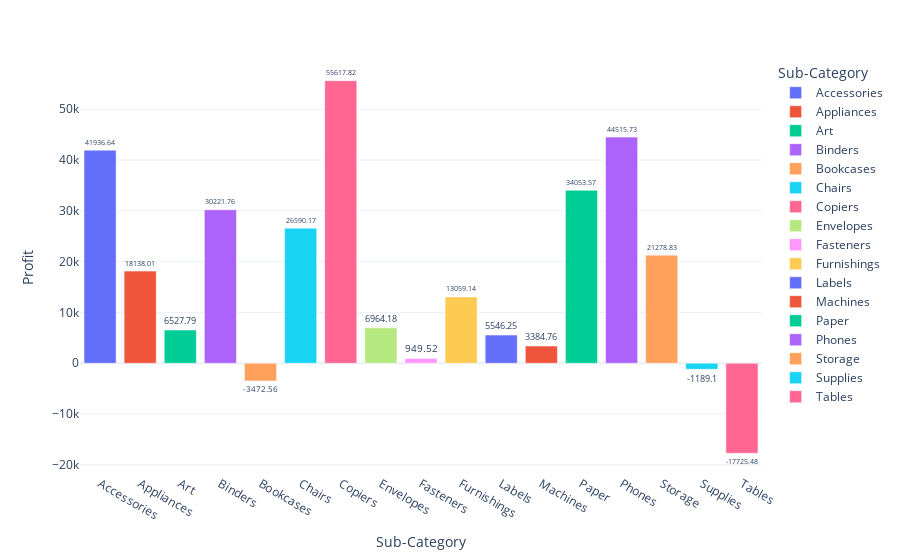

Source (notebook cell):
### Code cell
subCategoryProfitsfig=px.bar(subCategoryProfits,
                            x='Sub-Category',
                            y='Profit',
                            color='Sub-Category',
                            text=subCategoryProfits['Profit'].round(2) )
subCategoryProfitsfig.update_traces(  
    textposition='outside')
subCategoryProfitsfig.show()

### Figure 1 — Plotly figure (JSON) as saved in the notebook; plotly's stock layout.template omitted (floating-point values rounded to 4 significant figures)
{"data": [{"alignmentgroup": "True", "hovertemplate": "Sub-Category=%{x}<br>Profit=%{y}<br>text=%{text}<extra></extra>", "legendgroup": "Accessories", "marker": {"color": "#636efa", "pattern": {"shape": ""}}, "name": "Accessories", "offsetgroup": "Accessories", "orientation": "v", "showlegend": true, "text": [41940.0], "textposition": "outside", "type": "bar", "x": ["Accessories"], "xaxis": "x", "y": [41940.0], "yaxis": "y"}, {"alignmentgroup": "True", "hovertemplate": "Sub-Category=%{x}<br>Profit=%{y}<br>text=%{text}<extra></extra>", "legendgroup": "Appliances", "marker": {"color": "#EF553B", "pattern": {"shape": ""}}, "name": "Appliances", "offsetgroup": "Appliances", "orientation": "v", "showlegend": true, "text": [18140.0], "textposition": "outside", "type": "bar", "x": ["Appliances"], "xaxis": "x", "y": [18140.0], "yaxis": "y"}, {"alignmentgroup": "True", "hovertemplate": "Sub-Category=%{x}<br>Profit=%{y}<br>text=%{text}<extra></extra>", "legendgroup": "Art", "marker": {"color": "#00cc96", "pattern": {"shape": ""}}, "name": "Art", "offsetgroup": "Art", "orientation": "v", "showlegend": true, "text": [6528.0], "textposition": "outside", "type": "bar", "x": ["Art"], "xaxis": "x", "y": [6528.0], "yaxis": "y"}, {"alignmentgroup": "True", "hovertemplate": "Sub-Category=%{x}<br>Profit=%{y}<br>text=%{text}<extra></extra>", "legendgroup": "Binders", "marker": {"color": "#ab63fa", "pattern": {"shape": ""}}, "name": "Binders", "offsetgroup": "Binders", "orientation": "v", "showlegend": true, "text": [30220.0], "textposition": "outside", "type": "bar", "x": ["Binders"], "xaxis": "x", "y": [30220.0], "yaxis": "y"}, {"alignmentgroup": "True", "hovertemplate": "Sub-Category=%{x}<br>Profit=%{y}<br>text=%{text}<extra></extra>", "legendgroup": "Bookcases", "marker": {"color": "#FFA15A", "pattern": {"shape": ""}}, "name": "Bookcases", "offsetgroup": "Bookcases", "orientation": "v", "showlegend": true, "text": [-3473.0], "textposition": "outside", "type": "bar", "x": ["Bookcases"], "xaxis": "x", "y": [-3473.0], "yaxis": "y"}, {"alignmentgroup": "True", "hovertemplate": "Sub-Category=%{x}<br>Profit=%{y}<br>text=%{text}<extra></extra>", "legendgroup": "Chairs", "marker": {"color": "#19d3f3", "pattern": {"shape": ""}}, "name": "Chairs", "offsetgroup": "Chairs", "orientation": "v", "showlegend": true, "text": [26590.0], "textposition": "outside", "type": "bar", "x": ["Chairs"], "xaxis": "x", "y": [26590.0], "yaxis": "y"}, {"alignmentgroup": "True", "hovertemplate": "Sub-Category=%{x}<br>Profit=%{y}<br>text=%{text}<extra></extra>", "legendgroup": "Copiers", "marker": {"color": "#FF6692", "pattern": {"shape": ""}}, "name": "Copiers", "offsetgroup": "Copiers", "orientation": "v", "showlegend": true, "text": [55620.0], "textposition": "outside", "type": "bar", "x": ["Copiers"], "xaxis": "x", "y": [55620.0], "yaxis": "y"}, {"alignmentgroup": "True", "hovertemplate": "Sub-Category=%{x}<br>Profit=%{y}<br>text=%{text}<extra></extra>", "legendgroup": "Envelopes", "marker": {"color": "#B6E880", "pattern": {"shape": ""}}, "name": "Envelopes", "offsetgroup": "Envelopes", "orientation": "v", "showlegend": true, "text": [6964.0], "textposition": "outside", "type": "bar", "x": ["Envelopes"], "xaxis": "x", "y": [6964.0], "yaxis": "y"}, {"alignmentgroup": "True", "hovertemplate": "Sub-Category=%{x}<br>Profit=%{y}<br>text=%{text}<extra></extra>", "legendgroup": "Fasteners", "marker": {"color": "#FF97FF", "pattern": {"shape": ""}}, "name": "Fasteners", "offsetgroup": "Fasteners", "orientation": "v", "showlegend": true, "text": [949.5], "textposition": "outside", "type": "bar", "x": ["Fasteners"], "xaxis": "x", "y": [949.5], "yaxis": "y"}, {"alignmentgroup": "True", "hovertemplate": "Sub-Category=%{x}<br>Profit=%{y}<br>text=%{text}<extra></extra>", "legendgroup": "Furnishings", "marker": {"color": "#FECB52", "pattern": {"shape": ""}}, "name": "Furnishings", "offsetgroup": "Furnishings", "orientation": "v", "showlegend": true, "text": [13060.0], "textposition": "outside", "type": "bar", "x": ["Furnishings"], "xaxis": "x", "y": [13060.0], "yaxis": "y"}, {"alignmentgroup": "True", "hovertemplate": "Sub-Category=%{x}<br>Profit=%{y}<br>text=%{text}<extra></extra>", "legendgroup": "Labels", "marker": {"color": "#636efa", "pattern": {"shape": ""}}, "name": "Labels", "offsetgroup": "Labels", "orientation": "v", "showlegend": true, "text": [5546.0], "textposition": "outside", "type": "bar", "x": ["Labels"], "xaxis": "x", "y": [5546.0], "yaxis": "y"}, {"alignmentgroup": "True", "hovertemplate": "Sub-Category=%{x}<br>Profit=%{y}<br>text=%{text}<extra></extra>", "legendgroup": "Machines", "marker": {"color": "#EF553B", "pattern": {"shape": ""}}, "name": "Machines", "offsetgroup": "Machines", "orientation": "v", "showlegend": true, "text": [3385.0], "textposition": "outside", "type": "bar", "x": ["Machines"], "xaxis": "x", "y": [3385.0], "yaxis": "y"}, {"alignmentgroup": "True", "hovertemplate": "Sub-Category=%{x}<br>Profit=%{y}<br>text=%{text}<extra></extra>", "legendgroup": "Paper", "marker": {"color": "#00cc96", "pattern": {"shape": ""}}, "name": "Paper", "offsetgroup": "Paper", "orientation": "v", "showlegend": true, "text": [34050.0], "textposition": "outside", "type": "bar", "x": ["Paper"], "xaxis": "x", "y": [34050.0], "yaxis": "y"}, {"alignmentgroup": "True", "hovertemplate": "Sub-Category=%{x}<br>Profit=%{y}<br>text=%{text}<extra></extra>", "legendgroup": "Phones", "marker": {"color": "#ab63fa", "pattern": {"shape": ""}}, "name": "Phones", "offsetgroup": "Phones", "orientation": "v", "showlegend": true, "text": [44520.0], "textposition": "outside", "type": "bar", "x": ["Phones"], "xaxis": "x", "y": [44520.0], "yaxis": "y"}, {"alignmentgroup": "True", "hovertemplate": "Sub-Category=%{x}<br>Profit=%{y}<br>text=%{text}<extra></extra>", "legendgroup": "Storage", "marker": {"color": "#FFA15A", "pattern": {"shape": ""}}, "name": "Storage", "offsetgroup": "Storage", "orientation": "v", "showlegend": true, "text": [21280.0], "textposition": "outside", "type": "bar", "x": ["Storage"], "xaxis": "x", "y": [21280.0], "yaxis": "y"}, {"alignmentgroup": "True", "hovertemplate": "Sub-Category=%{x}<br>Profit=%{y}<br>text=%{text}<extra></extra>", "legendgroup": "Supplies", "marker": {"color": "#19d3f3", "pattern": {"shape": ""}}, "name": "Supplies", "offsetgroup": "Supplies", "orientation": "v", "showlegend": true, "text": [-1189.0], "textposition": "outside", "type": "bar", "x": ["Supplies"], "xaxis": "x", "y": [-1189.0], "yaxis": "y"}, {"alignmentgroup": "True", "hovertemplate": "Sub-Category=%{x}<br>Profit=%{y}<br>text=%{text}<extra></extra>", "legendgroup": "Tables", "marker": {"color": "#FF6692", "pattern": {"shape": ""}}, "name": "Tables", "offsetgroup": "Tables", "orientation": "v", "showlegend": true, "text": [-17730.0], "textposition": "outside", "type": "bar", "x": ["Tables"], "xaxis": "x", "y": [-17730.0], "yaxis": "y"}], "layout": {"autosize": true, "barmode": "relative", "legend": {"title": {"text": "Sub-Category"}, "tracegroupgap": 0}, "margin": {"t": 60}, "xaxis": {"anchor": "y", "autorange": true, "categoryarray": ["Accessories", "Appliances", "Art", "Binders", "Bookcases", "Chairs", "Copiers", "Envelopes", "Fasteners", "Furnishings", "Labels", "Machines", "Paper", "Phones", "Storage", "Supplies", "Tables"], "categoryorder": "array", "domain": [0, 1], "range": [-0.5, 16.5], "title": {"text": "Sub-Category"}, "type": "category"}, "yaxis": {"anchor": "x", "autorange": true, "domain": [0, 1], "range": [-21800.0, 59690.0], "title": {"text": "Profit"}, "type": "linear"}}}
